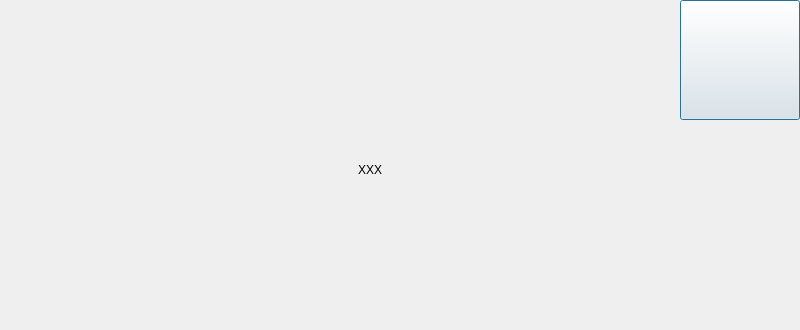
<?xml version="1.0" encoding="UTF-8"?>
<ui version="4.0">
 <class>MsgBox</class>
 <widget class="QDialog" name="MsgBox">
  <property name="geometry">
   <rect>
    <x>0</x>
    <y>0</y>
    <width>800</width>
    <height>330</height>
   </rect>
  </property>
  <widget class="CLabel" name="labelTip">
   <property name="geometry">
    <rect>
     <x>40</x>
     <y>130</y>
     <width>660</width>
     <height>80</height>
    </rect>
   </property>
   <property name="text">
    <string>XXX</string>
   </property>
   <property name="alignment">
    <set>Qt::AlignCenter</set>
   </property>
  </widget>
  <widget class="CButton" name="btnX">
   <property name="geometry">
    <rect>
     <x>680</x>
     <y>0</y>
     <width>120</width>
     <height>120</height>
    </rect>
   </property>
   <property name="autoFillBackground">
    <bool>false</bool>
   </property>
   <property name="styleSheet">
    <string notr="true">border-image: url(:/img/btnX.png);</string>
   </property>
   <property name="text">
    <string/>
   </property>
   <property name="iconSize">
    <size>
     <width>100</width>
     <height>100</height>
    </size>
   </property>
   <property name="flat">
    <bool>false</bool>
   </property>
  </widget>
 </widget>
 <customwidgets>
  <customwidget>
   <class>CButton</class>
   <extends>QPushButton</extends>
   <header>button.h</header>
  </customwidget>
  <customwidget>
   <class>CLabel</class>
   <extends>QLabel</extends>
   <header>label.h</header>
  </customwidget>
 </customwidgets>
 <resources/>
 <connections/>
</ui>
